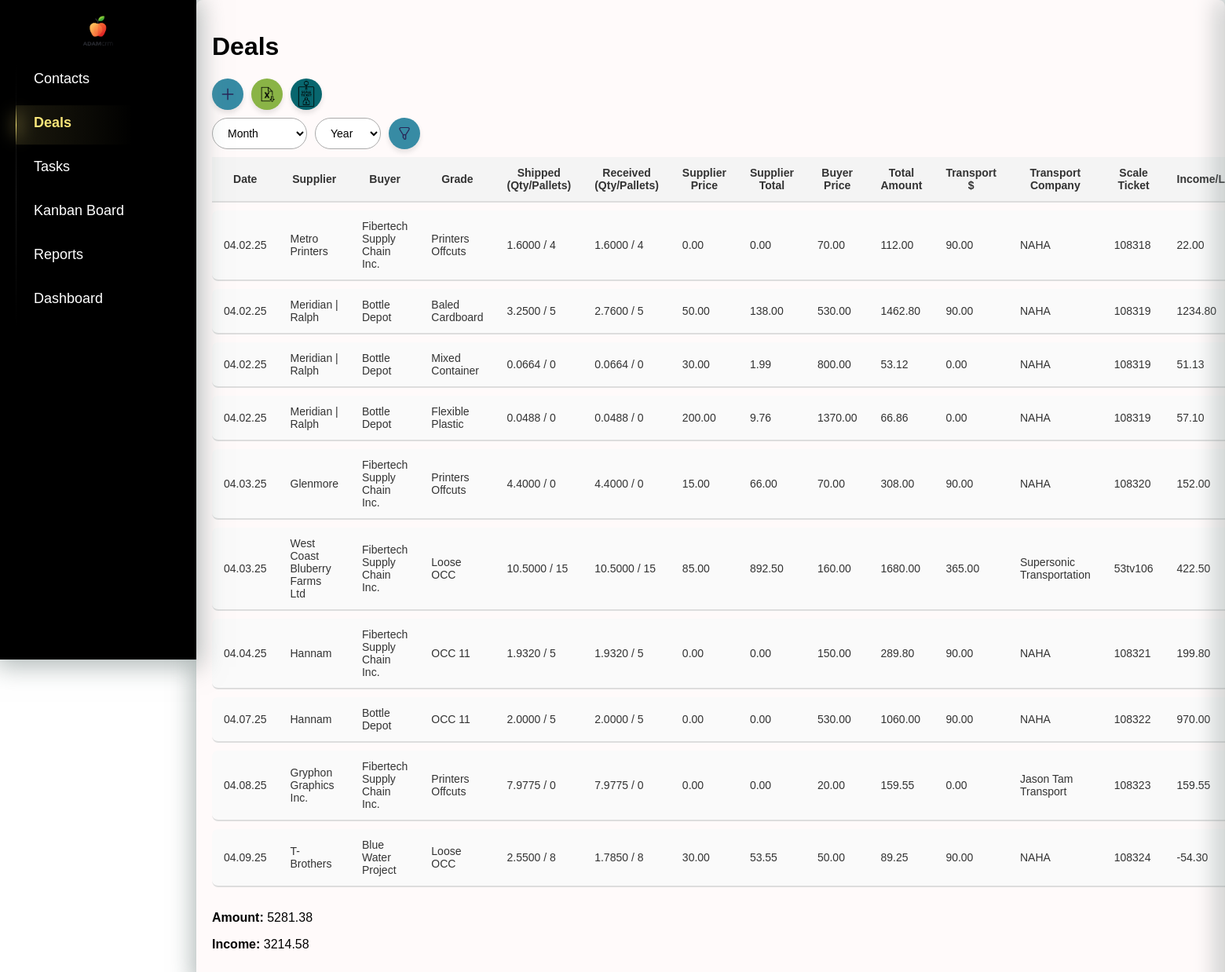
Page /deals/ on the earlier database version.
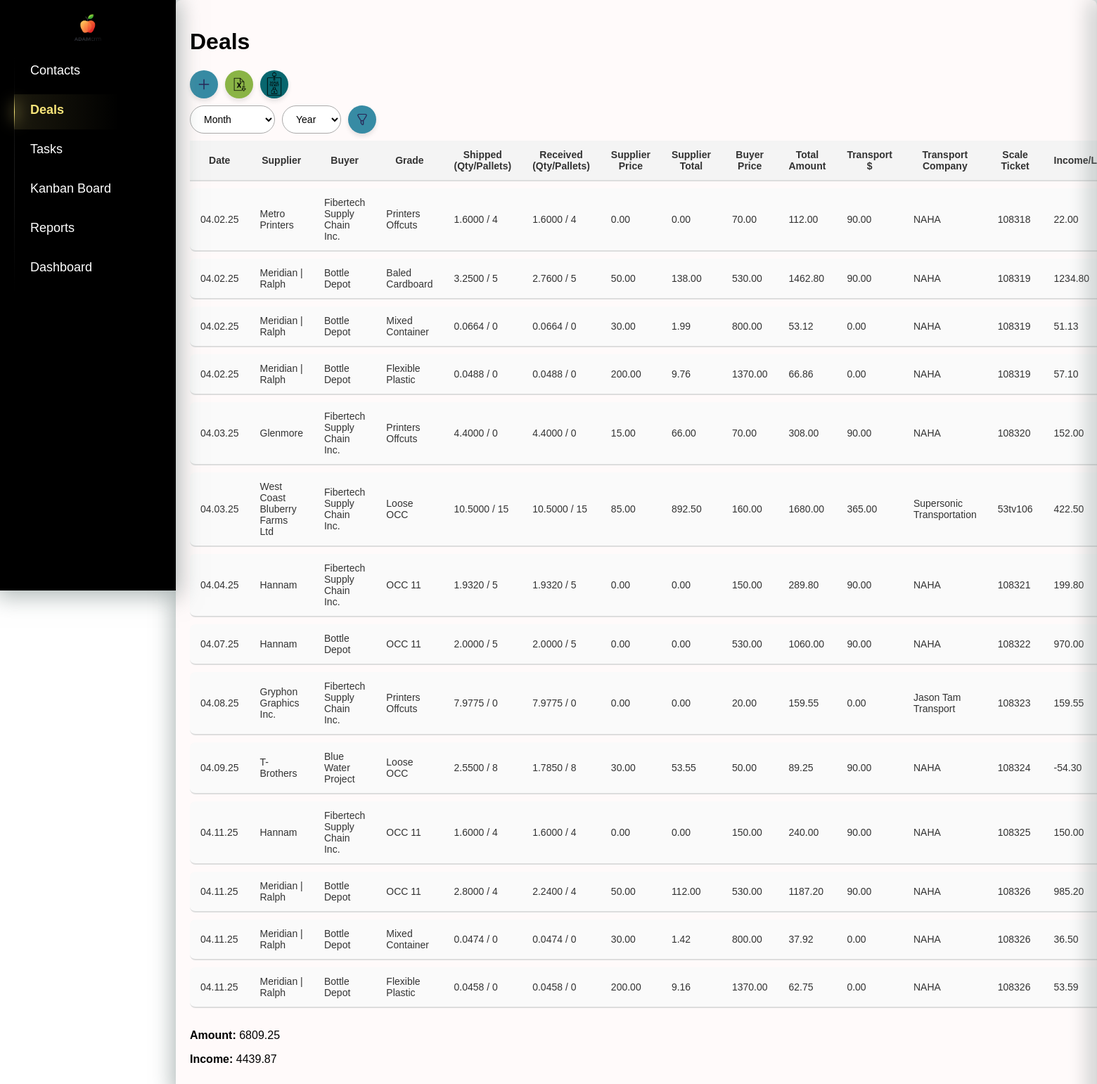
Same page on the later database version.
### crm/models.py (models this page shows, shortened)
class Deals(models.Model):
    date = models.DateTimeField(default=timezone.now)  # Дата сделки
    supplier = models.ForeignKey(Company, on_delete=models.CASCADE, related_name='deals_as_supplier')
    buyer = models.ForeignKey(Company, on_delete=models.CASCADE, related_name='deals_as_buyer', null=True, blank=True)
    grade = models.CharField(max_length=255, choices=[(key, key) for key in settings.MATERIALS_LIST.keys()])
    shipped_quantity = models.DecimalField(max_digits=10, decimal_places=4, null=True, blank=True, default=0)  # Отправленный объем (тонны, паллеты и т.д.)
    shipped_pallets = models.PositiveIntegerField(default=0)  # Количество паллет (по умолчанию 0)
    scale_ticket = models.CharField(max_length=50, blank=True, null=True)  # Номер талона на весы (может быть пустым)
    received_quantity = models.DecimalField(max_digits=10, decimal_places=4, null=True, blank=True, default=0)  # Принятый объем (по умолчанию 0)
    received_pallets = models.IntegerField(default=0)  # Количество паллет, принятых (по умолчанию 0)
    supplier_price = models.DecimalField(max_digits=10, decimal_places=2, blank=True, null=True)  # Цена поставщика (может быть пустым)
    supplier_currency = models.CharField(max_length=10, default="CAD")  # Валюта поставщика (по умолчанию "CAD")
    supplier_total = models.DecimalField(max_digits=10, decimal_places=2, blank=True, null=True)  # Сумма поставщика (может быть пустым)
    buyer_price = models.DecimalField(max_digits=10, decimal_places=2)  # Цена покупателя
    buyer_currency = models.CharField(max_length=10, default="CAD")  # Валюта покупателя (по умолчанию "CAD")
    total_amount = models.DecimalField(max_digits=10, decimal_places=2,default=0)  # Итоговая сумма сделки
    invoice_number = models.CharField(max_length=50, blank=True, null=True)  # Номер счета (может быть пустым)
    paid_date = models.DateField(blank=True, null=True)  # Дата оплаты (может быть пустым)
    transport_cost = models.DecimalField(max_digits=10, decimal_places=2,default=0)  # Стоимость транспорта
    transport_company = models.ForeignKey(Company, on_delete=models.CASCADE, related_name='deals_as_hauler')  # Название транспортной компании (может быть пустым)
    total_income_loss = models.DecimalField(max_digits=10, decimal_places=2,default=0)  # Общий доход/убыток

class Company(models.Model):
    name = models.CharField(max_length=200, unique=True)
    unique_number = models.CharField(max_length=255, unique=True, blank=True, null=True)
    def __str__(self):
        return self.name

### crm/views.py (the view)
# urls.py: path("deals/", views.deal_list, name="deal_list"),
def deal_list(request):
    print("DEBUG: datetime is", datetime)
    today_date = datetime.today()  # ✅ Теперь работает
    current_month = today_date.month
    current_year = today_date.year
    deals = Deals.objects.all()
    suppliers = Company.objects.filter(contacts__company_type="suppliers").distinct()  # Только поставщики
    buyers = Company.objects.filter(contacts__company_type="buyers").distinct()  # Только покупатели
    hauler = Company.objects.filter(contacts__company_type="hauler").distinct() # Only Haulers
    month = request.GET.get('month', str(current_month).zfill(2))  # Текущий месяц по умолчанию
    year = request.GET.get('year', str(current_year))  # Текущий год по умолчанию
    if month and year:
        deals = deals.filter(date__month=int(month), date__year=int(year))
    elif month:  # Если указан только месяц
        deals = deals.filter(date__month=int(month))
    elif year:  # Если указан только год
        deals = deals.filter(date__year=int(year))
    totals = deals.aggregate(
        total_income_loss=Sum('total_income_loss'),
        total_amount=Sum('total_amount'),
    )
    years = Deals.objects.annotate(year=ExtractYear('date')).values_list('year', flat=True).distinct()
    months = range(1, 13)  # Месяцы с 1 по 12
    month_names = {
        '01': _('January'),
        '02': _('February'),
        '03': _('March'),
        '04': _('April'),
        '05': _('May'),
        '06': _('June'),
        '07': _('July'),
        '08': _('August'),
        '09': _('September'),
        '10': _('October'),
        '11': _('November'),
        '12': _('December'),
    }
    form = DealForm()
    context = {
        'deals': deals,
        'suppliers': suppliers,  # Только поставщики
        'buyers': buyers,  # Только покупатели, если нужно
        'month': month,
        'year': year,
        'totals': totals,
        'years': sorted(years),  # Сортируем список лет для удобства
        'month_names': month_names,
        'months': months,  # Месяцы для выпадающего списка
        'setting': settings,
        'form': form,
        'hauler': hauler,
    }
    return render(request, 'crm/deal_list.html', context)

### crm/forms.py
class DealForm(forms.ModelForm):
    class Meta:
        model = Deals
        fields = [
            'date', 'supplier', 'buyer', 'grade', 'shipped_quantity', 'shipped_pallets',
            'scale_ticket', 'received_quantity', 'received_pallets', 'supplier_price',
            'supplier_currency', 'supplier_total', 'buyer_price', 'buyer_currency',
            'total_amount', 'invoice_number', 'paid_date', 'transport_cost', 'transport_company',
            'total_income_loss'
        ]
        widgets = {
            'date': forms.DateTimeInput(attrs={'type': 'datetime-local'}),
            'paid_date': forms.DateInput(attrs={'type': 'date'}),
            'supplier_price': forms.NumberInput(attrs={'step': '0.01'}),
            'buyer_price': forms.NumberInput(attrs={'step': '0.01'}),
            'transport_cost': forms.NumberInput(attrs={'step': '0.01'}),
            'total_amount': forms.NumberInput(attrs={'step': '0.01'}),
            'total_income_loss': forms.NumberInput(attrs={'step': '0.01'}),
        }

### crm/templatetags/custom_filters.py (called while the page is built)
@register.filter(name='get_month_name')
def get_month_name(value):
    try:
        return calendar.month_name[int(value)]
    except (ValueError, IndexError):
        return value

### crm/templates/crm/deal_list.html (shortened to what this page needs)
{% extends 'crm/index.html' %}
{% load static %}
{% load custom_filters %}
{% block content %}
        <h1>Deals</h1>
        <div class="buttons-container">
            <button id="addNewDealBtn" class="add-new-deal-btn">
                <img src="{% static 'crm/images/icons/plus.png' %}" alt="Add Icon" class="icon">
            </button>
            <a href="{% url 'export_deals_to_excel' %}?month={{ month }}&year={{ year }}" class="export-btn">
                <img src="{% static 'crm/images/icons/excel.png' %}" alt="Export Icon" class="icon">
            </a>
            <button onclick="openScaleTicketSidebar()" class="scale-btn">
                <img src="{% static 'crm/images/icons/scale_ticket.png' %}" alt="Add Icon" class="icon">
            </button>
        </div>
        <form method="get" action="{% url 'deal_list' %}" class="filter-form">
            <div class="filter-container">
                <div class="filter-item">
                    <select name="month" id="month">
                        <option value="" {% if not month %}selected{% endif %}>Month</option>
                    </select>
                </div>
                <div class="filter-item">
                    <select name="year" id="year">
                        <option value="" {% if not year %}selected{% endif %}>Year</option>
                    </select>
                </div>
                <div class="filter-item">
                    <button type="submit" class="filter-btn">
                        <img src="{% static 'crm/images/icons/filter.png' %}" alt="Filter Icon" class="icon">
                    </button>
                </div>
            </div>
        </form>
        <table id="dealTable" class="deal-table">
            <thead>
                <tr>
                    <th>Date</th>
                    <th>Supplier</th>
                    <th>Buyer</th>
                    <th>Grade</th>
                    <th>Shipped (Qty/Pallets)</th>
                    <th>Received (Qty/Pallets)</th>
                    <th>Supplier Price</th>
                    <th>Supplier Total</th>
                    <th>Buyer Price</th>
                    <th>Total Amount</th>
                    <th>Transport $</th>
                    <th>Transport Company</th>
                    <th>Scale Ticket</th>
                    <th>Income/Loss</th>
                </tr>
            </thead>
            <tbody>
                {% for deal in deals %}
                <tr class="deal-row" data-id="{{ deal.id }}">
                    <td>{{ deal.date|date:'m.d.y' }}</td>
                    <td>{{ deal.supplier.name }}</td>
                    <td>{{ deal.buyer.name }}</td>
                    <td>{{ deal.grade }}</td>
                    <td>{{ deal.shipped_quantity }} / {{ deal.shipped_pallets }}</td>
                    <td>{{ deal.received_quantity }} / {{ deal.received_pallets }}</td>
                    <td>{{ deal.supplier_price }}</td>
                    <td>{{ deal.supplier_total }}</td>
                    <td>{{ deal.buyer_price }}</td>
                    <td>{{ deal.total_amount }}</td>
                    <td>{{ deal.transport_cost }}</td>
                    <td>{{ deal.transport_company }}</td>
                    <td>{{ deal.scale_ticket|default:"N/A" }}</td>
                    <td>{{ deal.total_income_loss }}</td>
                </tr>
                {% empty %}
                <tr><td colspan="14">No deals available.</td></tr>
                {% endfor %}
            </tbody>
        </table>
        <div style="margin-top: 20px;">
            <p><strong>Amount:</strong> {{ totals.total_amount|default:"0.00"|floatformat:2 }}</p>
            <p><strong>Income:</strong> {{ totals.total_income_loss|default:"0.00"|floatformat:2 }}</p>
        </div>
    <link rel="stylesheet" href="{% static 'crm/deal_list.css' %}">
    <link rel="stylesheet" href="{% static 'crm/styles.css' %}">
{% endblock %}

### crm/templates/crm/index.html (shortened to what this page needs)
<!DOCTYPE html>
<html lang="en">
<head>
    {% load static %}
    <link rel="stylesheet" href="{% static 'crm/index.css' %}">
    <link rel="stylesheet" href="{% static 'crm/styles.css' %}">
    <link rel="stylesheet" href="{% static 'crm/deal_list.css' %}">
</head>
<body>
    <nav class="sidebar">
      <div class="logo">
        <a href="{% url 'sales_analytics' %}">
          <img src="{% static 'crm/images/logo2.png' %}" alt="Logo" class="logo-img">
        </a>
      </div>
      <div class="radio-container">
        <ul>
          <li><a href="{% url 'contacts_list' %}">Contacts</a></li>
          <li><a href="{% url 'deal_list' %}">Deals</a></li>
          <li><a href="{% url 'task_list' %}">Tasks</a></li>
          <li><a href="{% url 'kanban_board' %}">Kanban Board</a></li>
          <li><a href="{% url 'report_list' %}">Reports</a></li>
          <li><a href="{% url 'sales_analytics' %}">Dashboard</a></li>
        </ul>
      </div>
    </nav>
        <div class="content">
            {% block content %}
            {% endblock %}
        </div>
</body>
</html>

### crm/static/crm/index.css (style rules this page uses)
:root { --primary-bg: #FFFAFA; --secondary-bg: #FFFAFA; --highlight: #8AAAA5; --accent: #CABD9A; --dark-accent: #A5956D; --shadow-color: rgba(124, 138, 137, 0.6); }
body { margin: 0; font-family: Arial, sans-serif; background-color: white; }
.sidebar { position: fixed; top: 0; left: 0; width: 210px; height: 100vh; background-color: black; padding: 20px; color: white; box-shadow: 0 4px 30px 5px var(--shadow-color); }
.sidebar ul { list-style: none; padding: 0; margin: 0; }
.sidebar ul li { margin-bottom: 15px; }
.sidebar ul li a { color: white; text-decoration: none; font-size: 18px; display: block; padding: 10px 15px; border-radius: 5px; transition: color 0.3s ease-in-out; }
.sidebar ul li a.active { color: var(--main-color); font-weight: bold; }
.sidebar .logo { display: flex; justify-content: center; align-items: center; margin-bottom: 20px; }
.logo img { max-width: 100px; height: auto; }
.content { flex-grow: 1; padding: 20px; background-color: var(--primary-bg); border-radius: 8px; margin-left: 250px; min-height: 100vh; box-shadow: 0 4px 30px 5px var(--shadow-color); }
.radio-container { --main-color: #f7e479; --main-color-opacity: #f7e4791c; --total-radio: 3; display: flex; flex-direction: column; position: relative; padding-left: 0.5rem; }

### crm/static/crm/styles.css (style rules this page uses)
.logo img { max-height: 40px; width: auto; object-fit: contain; display: block; }
.icon { width: 20px; height: 20px; margin: 0; display: block; object-fit: contain; }
.deal-table { width: 100%; border-collapse: separate; border-spacing: 0 10px; }
.deal-table th, .deal-table td { padding: 12px 15px; font-size: 14px; color: #333; border-bottom: 2px solid #ddd; }
.deal-table tbody tr td:first-child { border-top-left-radius: 8px; border-bottom-left-radius: 8px; }
.deal-table tbody tr td:last-child { border-top-right-radius: 8px; border-bottom-right-radius: 8px; }
.deal-table thead tr { background-color: #f4f4f4; }
.deal-table tbody tr { background-color: #fafafa; }
.logo-img { width: 30px; height: auto; }

### crm/static/crm/deal_list.css (style rules this page uses)
.buttons-container { display: flex; gap: 10px; align-items: center; margin-bottom: 10px; }
.add-new-deal-btn { display: flex; align-items: center; justify-content: center; width: 40px; height: 40px; background-color: #378BA4; border: none; border-radius: 50%; cursor: pointer; transition: background-color 0.3s ease, transform 0.2s ease; box-shadow: 0 4px 6px rgba(0, 0, 0, 0.1); padding: 0; overflow: hidden; }
.add-new-deal-btn img { width: 20px; height: 20px; pointer-events: none; object-fit: cover; }
.export-btn { display: flex; align-items: center; justify-content: center; width: 40px; height: 40px; background-color: #8ab446; border: none; border-radius: 50%; cursor: pointer; transition: background-color 0.3s ease, transform 0.2s ease; box-shadow: 0 4px 6px rgba(0, 0, 0, 0.1); padding: 0; overflow: hidden; }
.export-btn img { width: 20px; height: 20px; pointer-events: none; object-fit: cover; }
.scale-btn { display: flex; align-items: center; justify-content: center; width: 40px; height: 40px; background-color: #08666e; border: none; border-radius: 50%; cursor: pointer; transition: background-color 0.3s ease, transform 0.2s ease; box-shadow: 0 4px 6px rgba(0, 0, 0, 0.1); padding: 0; overflow: hidden; }
.scale-btn img { width: 40px; height: 40px; pointer-events: none; object-fit: cover; }
.filter-container { display: flex; gap: 10px; align-items: center; }
.filter-item { display: flex; flex-direction: column; gap: 5px; }
.filter-btn { display: flex; align-items: center; justify-content: center; width: 40px; height: 40px; background-color: #378BA4; border: none; border-radius: 50%; cursor: pointer; transition: background-color 0.3s ease, transform 0.2s ease; box-shadow: 0 4px 6px rgba(0, 0, 0, 0.1); padding: 0; overflow: hidden; }
.filter-btn .icon { width: 20px; height: 20px; pointer-events: none; object-fit: contain; }
.filter-item input, .filter-item select { padding: 10px 15px; border: 1px solid #aaa; border-radius: 25px; background: white; font-size: 14px; outline: none; transition: 0.3s; }

Differences in the rows shown:
added Deals: date "04.11.25", supplier.name "Hannam", buyer.name "Fibertech Supply Chain Inc.", grade "OCC 11", shipped_quantity "1.6000", shipped_pallets "4", received_quantity "1.6000", received_pallets "4", supplier_price "0.00", supplier_total "0.00", buyer_price "150.00", total_amount "240.00", transport_cost "90.00", transport_company "NAHA", scale_ticket "108325", total_income_loss "150.00"
added Deals: date "04.11.25", supplier.name "Meridian | Ralph", buyer.name "Bottle Depot", grade "OCC 11", shipped_quantity "2.8000", shipped_pallets "4", received_quantity "2.2400", received_pallets "4", supplier_price "50.00", supplier_total "112.00", buyer_price "530.00", total_amount "1187.20", transport_cost "90.00", transport_company "NAHA", scale_ticket "108326", total_income_loss "985.20"
added Deals: date "04.11.25", supplier.name "Meridian | Ralph", buyer.name "Bottle Depot", grade "Mixed Container", shipped_quantity "0.0474", shipped_pallets "0", received_quantity "0.0474", received_pallets "0", supplier_price "30.00", supplier_total "1.42", buyer_price "800.00", total_amount "37.92", transport_cost "0.00", transport_company "NAHA", scale_ticket "108326", total_income_loss "36.50"
added Deals: date "04.11.25", supplier.name "Meridian | Ralph", buyer.name "Bottle Depot", grade "Flexible Plastic", shipped_quantity "0.0458", shipped_pallets "0", received_quantity "0.0458", received_pallets "0", supplier_price "200.00", supplier_total "9.16", buyer_price "1370.00", total_amount "62.75", transport_cost "0.00", transport_company "NAHA", scale_ticket "108326", total_income_loss "53.59"
Other differences:
{{ totals.total_amount|default:"0.00"|floatformat:2 }}: "5281.38" → "6809.25"
{{ totals.total_income_loss|default:"0.00"|floatformat:2 }}: "3214.58" → "4439.87"
